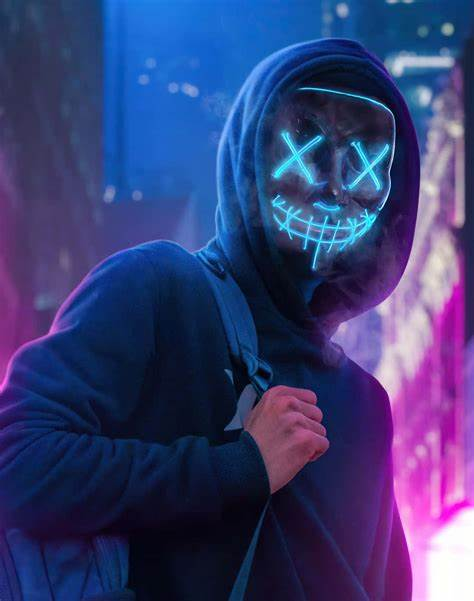
#> input picture Image/01/01.jpg, 474 x 601 px, found by its file name
$ jupyter execute 18.ipynb
#> lines starting #> are read from the running program, lines starting #| are printed output that depends on the picture; after the words box and inside, x2 and y2 are one past the last pixel; in counts of white or black regions, pixels touching at a corner belong together
[cell 1]
import numpy as np
import matplotlib.pyplot as plt
from scipy import ndimage
from PIL import Image

image = Image.open('C:/Users/DevG/OneDrive/Documents/Thi Giac May Tinh/Image/01/01.jpg')
#> image is the input picture: PIL image 474x601 RGB; mean R, G, B 56.3, 62, 115.8
gray_image = image.convert('L')
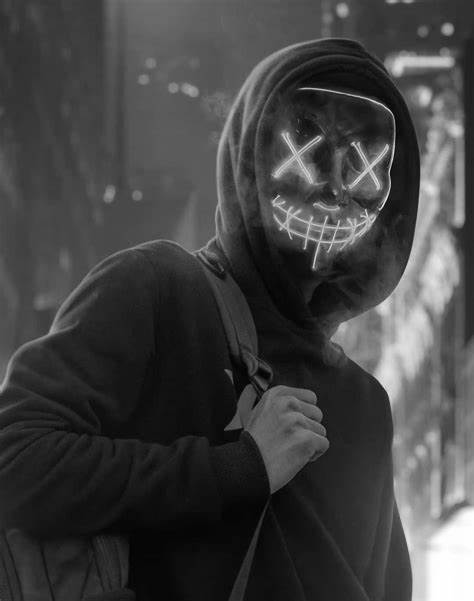
#> gray_image: PIL image 474x601 L; min 1, max 255, mean 66.4
image_array = np.array(gray_image)
binary_image = 1*(image_array<200)
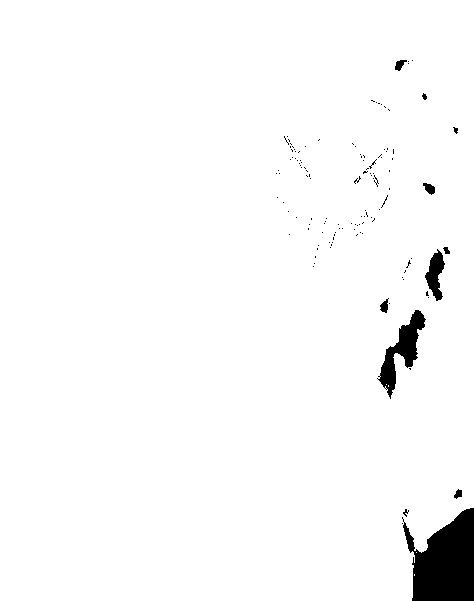
#> binary_image: shape (601, 474) int64; values 0 (black) and 1 (white), 97.5% white; 127 black regions (116 under 20 px), largest, box (x1, y1, x2, y2) and area: (402, 508, 474, 601) 4556, (377, 310, 426, 399) 1443, (425, 249, 445, 301) 545
labeled_image, num_features = ndimage.label(binary_image)
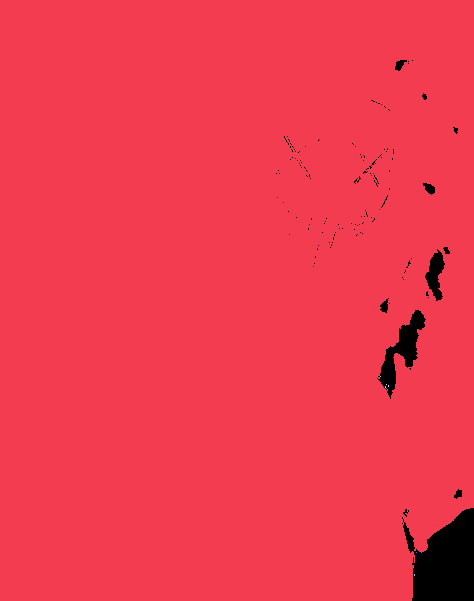
#> labeled_image: shape (601, 474) int32; 9 distinct labels, from 0 to 8; one colour per label, 0 black
#> num_features = 8
fig, axs = plt.subplots(3, 1, figsize=(50, 50))
plt.subplot(3,1,1)
plt.imshow(gray_image, cmap='gray')
plt.title("Ảnh xám")
plt.subplot(3,1,2)
plt.imshow(binary_image, cmap='gray')
plt.title("Ảnh nhị phân")
plt.subplot(3,1,3)
plt.imshow(labeled_image, cmap='gray')
plt.title(f"Đã đánh nhãn ({num_features} đối tượng)")
plt.show();
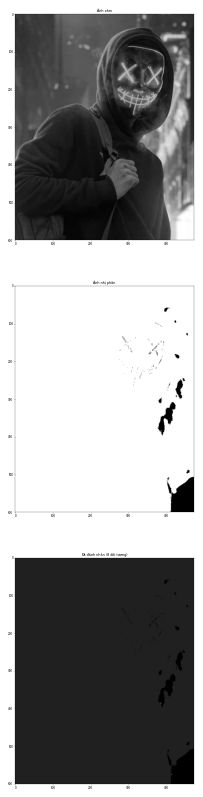
#> figure drawn by matplotlib, 3 panels

$ run again, with Image/01/03.jpg copied over Image/01/01.jpg
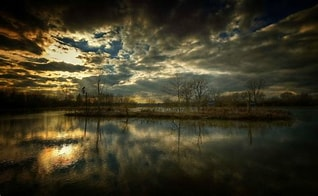
#> input picture Image/01/03.jpg, 318 x 196 px, found by its file name
#> image is the input picture: PIL image 318x196 RGB; mean R, G, B 61.4, 56.2, 35.8
#> binary_image: shape (196, 318) int64; values 0 (black) and 1 (white), 97.8% white; 82 black regions (75 under 20 px), largest, box (x1, y1, x2, y2) and area: (45, 44, 86, 65) 409, (44, 70, 93, 79) 202, (52, 146, 77, 159) 149
#> `labeled_image, num_features = ndimage.label(binary_image)`:
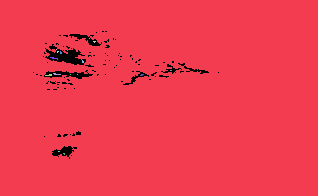
#> labeled_image: shape (196, 318) int32; 17 distinct labels, from 0 to 16; one colour per label, 0 black
#> num_features = 16
#> `plt.show();`:
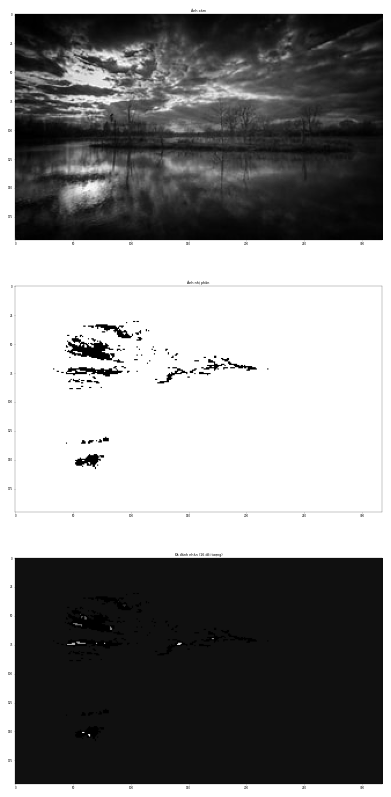
#> figure drawn by matplotlib, 3 panels
